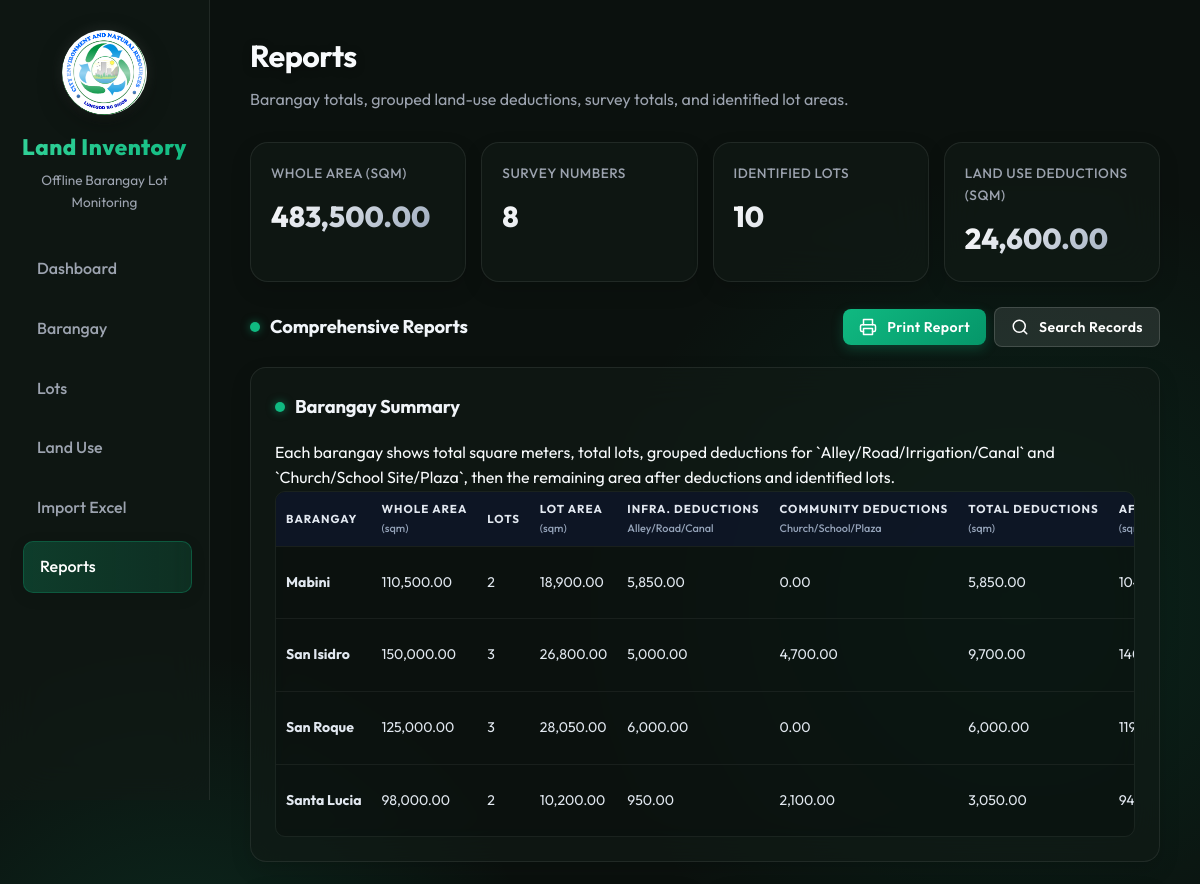
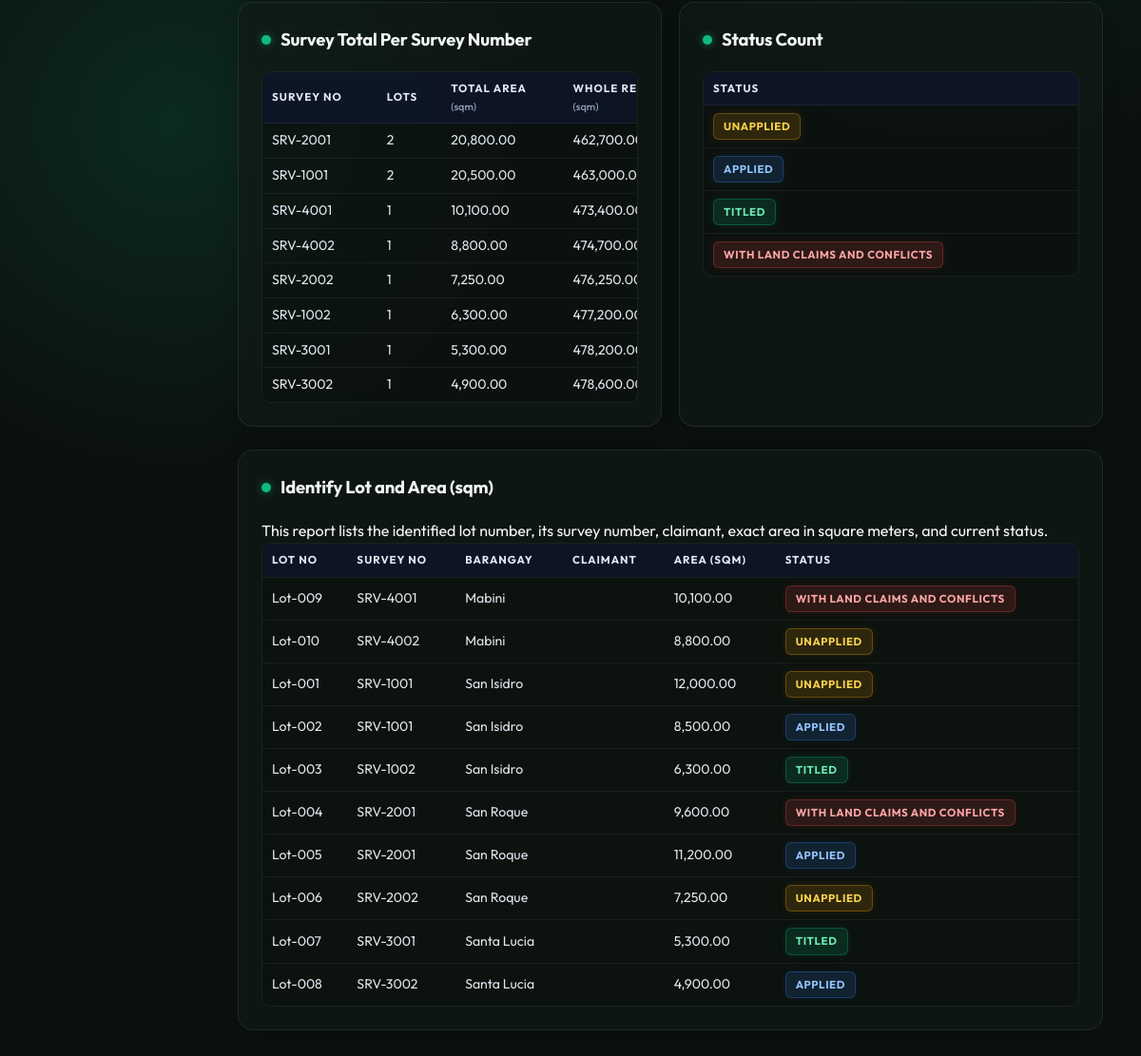
The page /reports/index.php on the database its author committed (2 pictures, top to bottom).
### tables this page shows
CREATE TABLE `lots` (
    `id` INT AUTO_INCREMENT PRIMARY KEY,
    `lot_no` VARCHAR(100) NOT NULL,
    `survey_no` VARCHAR(100) NULL,
    `barangay_id` INT NOT NULL,
    `area_sqm` DOUBLE NOT NULL DEFAULT 0,
    `status` ENUM('Unapplied', 'Applied', 'Titled', 'Conflict') NOT NULL DEFAULT 'Unapplied',
    `survey_claimant` VARCHAR(255) NULL,
    `tax_declarant` VARCHAR(255) NULL,
    `current_claimant` VARCHAR(255) NULL,
    `claimant_sex` VARCHAR(20) NULL,
    `current_address` VARCHAR(255) NULL,
    `representative` VARCHAR(255) NULL,
    `representative_address` VARCHAR(255) NULL,
    `supporting_docs` VARCHAR(255) NULL,
    `subdivision` VARCHAR(50) NULL,
    `approved_survey_plan` VARCHAR(255) NULL,
    `land_case` VARCHAR(50) NULL,
    `titling_interest` VARCHAR(255) NULL,
    `mode_of_acquisition` VARCHAR(255) NULL,
    `dominant_use` VARCHAR(100) NULL,
    `remarks` TEXT NULL,
    `source_sheet` VARCHAR(100) NULL,
    `case_reference` VARCHAR(100) NULL,
    `sheet_row` INT NULL,
    CONSTRAINT `fk_lots_barangay`
        FOREIGN KEY (`barangay_id`) REFERENCES `barangay` (`id`)
        ON DELETE CASCADE ON UPDATE CASCADE
);

CREATE TABLE `barangay` (
    `id` INT AUTO_INCREMENT PRIMARY KEY,
    `name` VARCHAR(150) NOT NULL,
    `total_area_sqm` DOUBLE NOT NULL DEFAULT 0
);

### includes/functions.php (called while the page is built, shortened)
<?php
function h(?string $value): string
{
    return htmlspecialchars((string) $value, ENT_QUOTES, 'UTF-8');
}
function format_number(float $value): string
{
    return number_format($value, 2);
}
function get_status_label(string $status): string
{
    return match ($status) {
        'Conflict' => 'With land claims and conflicts',
        default => $status,
    };
}
function app_url(string $path = ''): string
{
    $base = '/Land-Invertory-System';
    return $base . $path;
}
function count_table_rows(mysqli $mysqli, string $table): int
{
    $allowed = ['barangay', 'lots', 'land_use'];
    $result = $mysqli->query("SELECT COUNT(*) AS total FROM {$table}");
    $row = $result ? $result->fetch_assoc() : ['total' => 0];
    return (int) ($row['total'] ?? 0);
}
function sum_table_area(mysqli $mysqli, string $table, string $column = 'area_sqm'): float
{
    $allowed = ['barangay', 'lots', 'land_use'];
    $result = $mysqli->query("SELECT COALESCE(SUM({$column}), 0) AS total FROM {$table}");
    $row = $result ? $result->fetch_assoc() : ['total' => 0];
    return (float) ($row['total'] ?? 0);
}
function get_status_badge_class(string $status): string
{
    return match ($status) {
        'Applied' => 'badge blue',
        'Titled' => 'badge green',
        'Conflict' => 'badge red',
        default => 'badge amber',
    };
}

### reports/index.php (the view, shortened to what this page needs)
<?php
require_once __DIR__ . '/../config/db.php';
require_once __DIR__ . '/../includes/functions.php';
$pageTitle = 'Reports';
$pageDescription = 'Barangay totals, grouped land-use deductions, survey totals, and identified lot areas.';
$barangaySummaryResult = $mysqli->query("
    SELECT
        b.name,
        b.total_area_sqm,
        COALESCE(l.total_lots, 0) AS total_lots,
        COALESCE(l.total_lot_area, 0) AS total_lot_area,
        COALESCE(u.infrastructure_area, 0) AS infrastructure_area,
        COALESCE(u.community_area, 0) AS community_area,
        COALESCE(u.total_land_use, 0) AS total_land_use,
        (b.total_area_sqm - COALESCE(u.total_land_use, 0)) AS area_after_land_use,
        ((b.total_area_sqm - COALESCE(u.total_land_use, 0)) - COALESCE(l.total_lot_area, 0)) AS remaining_balance
    FROM barangay b
    LEFT JOIN (
        SELECT barangay_id, COUNT(*) AS total_lots, SUM(area_sqm) AS total_lot_area
        FROM lots
        GROUP BY barangay_id
    ) l ON l.barangay_id = b.id
    LEFT JOIN (
        SELECT
            barangay_id,
            SUM(CASE WHEN type IN ('Alley', 'Road', 'Irrigation', 'Canal') THEN area_sqm ELSE 0 END) AS infrastructure_area,
            SUM(CASE WHEN type IN ('Church', 'School', 'School Site', 'Plaza') THEN area_sqm ELSE 0 END) AS community_area,
            SUM(area_sqm) AS total_land_use
        FROM land_use
        GROUP BY barangay_id
    ) u ON u.barangay_id = b.id
    ORDER BY b.name ASC
");
$barangaySummary = $barangaySummaryResult ? $barangaySummaryResult->fetch_all(MYSQLI_ASSOC) : [];
$wholeArea = 0.0;
foreach ($barangaySummary as $row) {
    $wholeArea += (float) $row['total_area_sqm'];
}
$surveySummaryResult = $mysqli->query("
    SELECT survey_no, COUNT(*) AS total_lots, SUM(area_sqm) AS total_area_sqm
    FROM lots
    GROUP BY survey_no
    ORDER BY total_area_sqm DESC, survey_no ASC
");
$surveySummary = $surveySummaryResult ? $surveySummaryResult->fetch_all(MYSQLI_ASSOC) : [];
$statusCountResult = $mysqli->query("
    SELECT status, COUNT(*) AS total
    FROM lots
    GROUP BY status
    ORDER BY FIELD(status, 'Unapplied', 'Applied', 'Titled', 'Conflict')
");
$statusCounts = $statusCountResult ? $statusCountResult->fetch_all(MYSQLI_ASSOC) : [];
$identifiedLotsResult = $mysqli->query("
    SELECT l.lot_no, l.survey_no, b.name AS barangay_name, l.area_sqm, l.current_claimant, l.tax_declarant, l.status
    FROM lots l
    INNER JOIN barangay b ON b.id = l.barangay_id
    ORDER BY b.name ASC, l.survey_no ASC, CAST(l.lot_no AS UNSIGNED), l.lot_no ASC
    LIMIT 300
");
$identifiedLots = $identifiedLotsResult ? $identifiedLotsResult->fetch_all(MYSQLI_ASSOC) : [];
require_once __DIR__ . '/../includes/header.php';
?>
<section class="cards">
    <div class="card">
        <div class="card-label">Whole Area (sqm)</div>
        <div class="card-value"><?= h(format_number($wholeArea)); ?></div>
    </div>
    <div class="card">
        <div class="card-label">Survey Numbers</div>
        <div class="card-value"><?= h((string) count($surveySummary)); ?></div>
    </div>
    <div class="card">
        <div class="card-label">Identified Lots</div>
        <div class="card-value"><?= h((string) count_table_rows($mysqli, 'lots')); ?></div>
    </div>
    <div class="card">
        <div class="card-label">Land Use Deductions (sqm)</div>
        <div class="card-value"><?= h(format_number(sum_table_area($mysqli, 'land_use'))); ?></div>
    </div>
</section>
<div class="actions-spread">
    <h2 class="panel-title" style="margin: 0;">Comprehensive Reports</h2>
    <div class="inline-actions">
        <button class="btn btn-primary" onclick="window.print()">
            Print Report
        </button>
        <a class="btn btn-secondary" href="<?= h(app_url('/reports/search.php')); ?>">
            <svg width="18" height="18" viewBox="0 0 24 24" fill="none" stroke="currentColor" stroke-width="2" stroke-linecap="round" stroke-linejoin="round" style="margin-right: 5px;">
                <circle cx="11" cy="11" r="8"></circle>
                <line x1="21" y1="21" x2="16.65" y2="16.65"></line>
            </svg>
            Search Records
        </a>
    </div>
</div>
<section class="panel">
    <h2 class="panel-title">Barangay Summary</h2>
    <p class="section-text">Each barangay shows total square meters, total lots, grouped deductions for `Alley/Road/Irrigation/Canal` and `Church/School Site/Plaza`, then the remaining area after deductions and identified lots.</p>
    <div class="table-wrap">
        <table class="table-compact">
            <thead>
                <tr>
                    <th>Barangay</th>
                    <th>Whole Area<br><small>(sqm)</small></th>
                    <th>Lots</th>
                    <th>Lot Area<br><small>(sqm)</small></th>
                    <th>Infra. Deductions<br><small>Alley/Road/Canal</small></th>
                    <th>Community Deductions<br><small>Church/School/Plaza</small></th>
                    <th>Total Deductions<br><small>(sqm)</small></th>
                    <th>After Deductions<br><small>(sqm)</small></th>
                </tr>
            </thead>
            <tbody>
                <?php if ($barangaySummary): ?>
                    <?php foreach ($barangaySummary as $row): ?>
                        <?php
                        $wholeBarangayArea = (float) $row['total_area_sqm'];
                        $areaAfterDeductions = (float) $row['area_after_land_use'];
                        ?>
                        <tr>
                            <td><strong><?= h($row['name']); ?></strong></td>
                            <td><?= format_number($wholeBarangayArea); ?></td>
                            <td><?= h((string) $row['total_lots']); ?></td>
                            <td><?= format_number((float) $row['total_lot_area']); ?></td>
                            <td><?= format_number((float) $row['infrastructure_area']); ?></td>
                            <td><?= format_number((float) $row['community_area']); ?></td>
                            <td><?= format_number((float) $row['total_land_use']); ?></td>
                            <td><?= format_number($areaAfterDeductions); ?></td>
                        </tr>
                    <?php endforeach; ?>
                <?php else: ?>
                    <tr>
                        <td colspan="9">No report data available.</td>
                    </tr>
                <?php endif; ?>
            </tbody>
        </table>
    </div>
</section>
<section class="grid-2">
    <div class="panel">
        <h2 class="panel-title">Survey Total Per Survey Number</h2>
        <div class="table-wrap">
            <table class="table-compact">
                <thead>
                    <tr>
                        <th>Survey No</th>
                        <th>Lots</th>
                        <th>Total Area<br><small>(sqm)</small></th>
                        <th>Whole Remaining<br><small>(sqm)</small></th>
                    </tr>
                </thead>
                <tbody>
                    <?php if ($surveySummary): ?>
                        <?php foreach ($surveySummary as $row): ?>
                            <?php
                            $surveyArea = (float) $row['total_area_sqm'];
                            $wholeRemaining = $wholeArea - $surveyArea;
                            ?>
                            <tr>
                                <td><?= h($row['survey_no']); ?></td>
                                <td><?= h((string) $row['total_lots']); ?></td>
                                <td><?= format_number($surveyArea); ?></td>
                                <td><?= format_number($wholeRemaining); ?></td>
                            </tr>
                        <?php endforeach; ?>
                    <?php else: ?>
                        <tr>
                            <td colspan="5">No survey records available.</td>
                        </tr>
                    <?php endif; ?>
                </tbody>
            </table>
        </div>
    </div>
    <div class="panel">
        <h2 class="panel-title">Status Count</h2>
        <div class="table-wrap">
            <table class="table-compact">
                <thead>
                    <tr>
                        <th>Status</th>
                    </tr>
                </thead>
                <tbody>
                    <?php if ($statusCounts): ?>
                        <?php foreach ($statusCounts as $row): ?>
                            <tr>
                                <td><span class="<?= h(get_status_badge_class($row['status'])); ?>"><?= h(get_status_label($row['status'])); ?></span></td>
                            </tr>
                        <?php endforeach; ?>
                    <?php else: ?>
                        <tr>
                            <td colspan="2">No status records available.</td>
                        </tr>
                    <?php endif; ?>
                </tbody>
            </table>
        </div>
    </div>
</section>
<section class="panel">
    <h2 class="panel-title">Identify Lot and Area (sqm)</h2>
    <p class="section-text">This report lists the identified lot number, its survey number, claimant, exact area in square meters, and current status.</p>
    <div class="table-wrap">
        <table class="table-compact">
            <thead>
                <tr>
                    <th>Lot No</th>
                    <th>Survey No</th>
                    <th>Barangay</th>
                    <th>Claimant</th>
                    <th>Area (sqm)</th>
                    <th>Status</th>
                </tr>
            </thead>
            <tbody>
                <?php if ($identifiedLots): ?>
                    <?php foreach ($identifiedLots as $row): ?>
                        <tr>
                            <td><?= h($row['lot_no']); ?></td>
                            <td><?= h($row['survey_no']); ?></td>
                            <td><?= h($row['barangay_name']); ?></td>
                            <td><?= h($row['current_claimant'] ?: $row['tax_declarant']); ?></td>
                            <td><?= format_number((float) $row['area_sqm']); ?></td>
                            <td><span class="<?= h(get_status_badge_class($row['status'])); ?>"><?= h(get_status_label($row['status'])); ?></span></td>
                        </tr>
                    <?php endforeach; ?>
                <?php else: ?>
                    <tr>
                        <td colspan="6">No lot records available.</td>
                    </tr>
                <?php endif; ?>
            </tbody>
        </table>
    </div>
</section>
<?php require_once __DIR__ . '/../includes/footer.php'; ?>

### includes/header.php (shortened to what this page needs)
<?php
$currentPath = parse_url($_SERVER['REQUEST_URI'] ?? '', PHP_URL_PATH) ?: '';
function is_active(string $needle, string $currentPath): string
{
    return str_contains($currentPath, $needle) ? 'active' : '';
}
?>
<!DOCTYPE html>
<html lang="en">
<head>
    <link rel="stylesheet" href="<?= h(app_url('/assets/css/style.css')); ?>">
</head>
<body>
    <div class="app-shell">
        <aside class="sidebar">
            <div class="sidebar-header">
                <div class="logo-wrapper">
                    <img src="<?= h(app_url('/assets/img/logo.png')); ?>" alt="Lungsod Ng Digos Logo" class="sidebar-logo">
                </div>
                <div class="brand">Land Inventory</div>
                <p class="brand-subtitle">Offline Barangay Lot Monitoring</p>
            </div>
            <nav class="nav-menu">
                <a class="<?= $currentPath === app_url('/index.php') || $currentPath === app_url('') || $currentPath === '/Land Inventory System/index.php' || $currentPath === '/Land Inventory System/' ? 'active' : ''; ?>" href="<?= h(app_url('/index.php')); ?>">Dashboard</a>
                <a class="<?= is_active('/barangay/', $currentPath); ?>" href="<?= h(app_url('/barangay/index.php')); ?>">Barangay</a>
                <a class="<?= is_active('/lots/', $currentPath); ?>" href="<?= h(app_url('/lots/index.php')); ?>">Lots</a>
                <a class="<?= is_active('/land_use/', $currentPath); ?>" href="<?= h(app_url('/land_use/index.php')); ?>">Land Use</a>
                <a class="<?= is_active('/imports/', $currentPath); ?>" href="<?= h(app_url('/imports/index.php')); ?>">Import Excel</a>
                <a class="<?= is_active('/reports/', $currentPath); ?>" href="<?= h(app_url('/reports/index.php')); ?>">Reports</a>
            </nav>
        </aside>
        <main class="main-content">
            <div class="page-header">
                <div>
                    <h1><?= h($pageTitle ?? 'Land Inventory System'); ?></h1>
                    <?php if (!empty($pageDescription)): ?>
                        <p><?= h($pageDescription); ?></p>
                    <?php endif; ?>
                </div>
            </div>

### includes/footer.php
        </main>
    </div>
</body>
</html>

### rows shown on the page
lots: lot_no "Lot-009", survey_no "SRV-4001", barangay.name "Mabini", area_sqm "10,100.00", status "WITH LAND CLAIMS AND CONFLICTS"
lots: lot_no "Lot-010", survey_no "SRV-4002", barangay.name "Mabini", area_sqm "8,800.00", status "UNAPPLIED"
lots: lot_no "Lot-001", survey_no "SRV-1001", barangay.name "San Isidro", area_sqm "12,000.00", status "UNAPPLIED"
lots: lot_no "Lot-002", survey_no "SRV-1001", barangay.name "San Isidro", area_sqm "8,500.00", status "APPLIED"
lots: lot_no "Lot-003", survey_no "SRV-1002", barangay.name "San Isidro", area_sqm "6,300.00", status "TITLED"
lots: lot_no "Lot-004", survey_no "SRV-2001", barangay.name "San Roque", area_sqm "9,600.00", status "WITH LAND CLAIMS AND CONFLICTS"
lots: lot_no "Lot-005", survey_no "SRV-2001", barangay.name "San Roque", area_sqm "11,200.00", status "APPLIED"
lots: lot_no "Lot-006", survey_no "SRV-2002", barangay.name "San Roque", area_sqm "7,250.00", status "UNAPPLIED"
lots: lot_no "Lot-007", survey_no "SRV-3001", barangay.name "Santa Lucia", area_sqm "5,300.00", status "TITLED"
lots: lot_no "Lot-008", survey_no "SRV-3002", barangay.name "Santa Lucia", area_sqm "4,900.00", status "APPLIED"

### other values the page prints
$pageTitle "Reports"
$pageDescription "Barangay totals, grouped land-use deductions, survey totals, and identified lot areas."
format_number($wholeArea) "483,500.00"
count($surveySummary) "8"
count_table_rows($mysqli, 'lots') "10"
format_number(sum_table_area($mysqli, 'land_use')) "24,600.00"
$row['name'] "Mabini"
format_number($wholeBarangayArea) "110,500.00"
$row['total_lots'] "2"
format_number((float) $row['total_lot_area']) "18,900.00"
format_number((float) $row['infrastructure_area']) "5,850.00"
format_number((float) $row['community_area']) "0.00"
format_number((float) $row['total_land_use']) "5,850.00"
$row['name'] "San Isidro"
format_number($wholeBarangayArea) "150,000.00"
